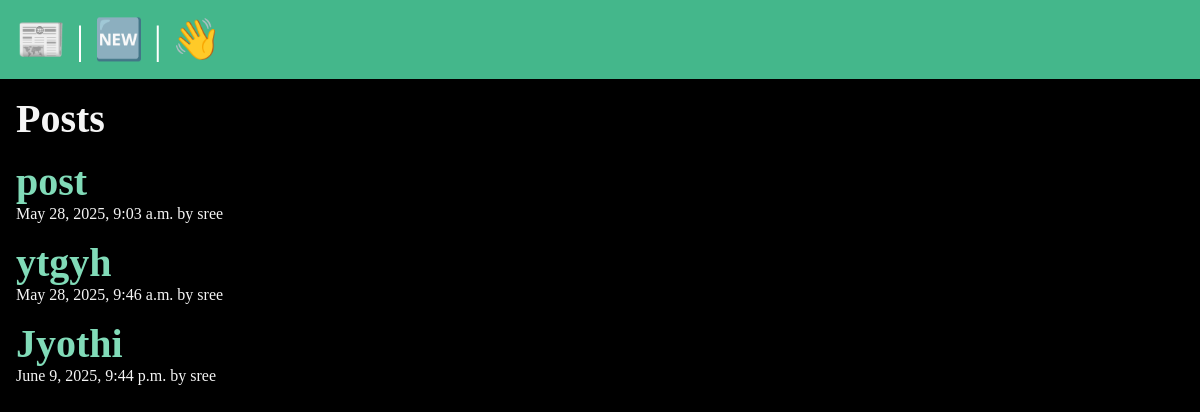
Page /posts/posts_list/ (signed in) on the earlier database version.
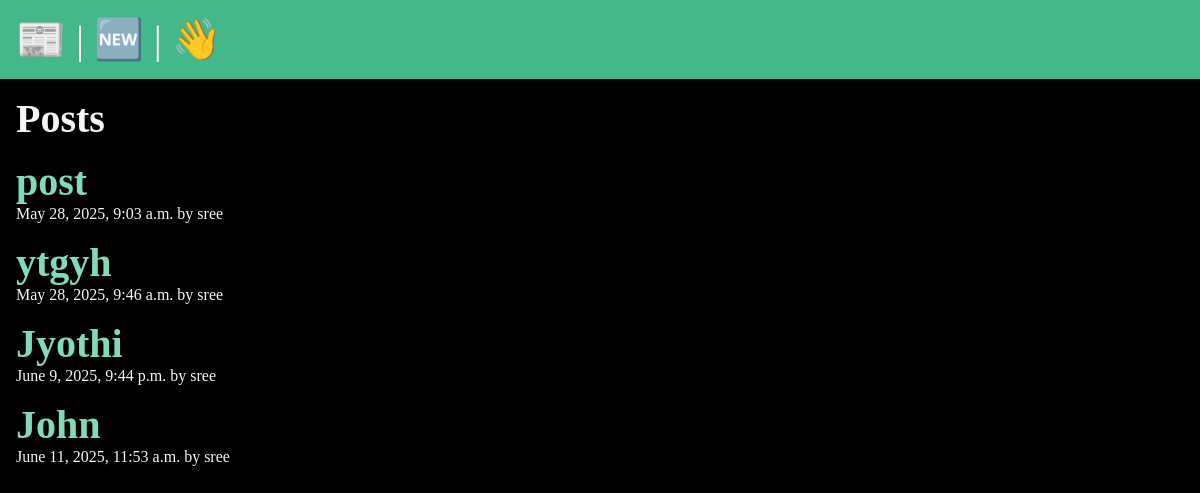
Same page on the later database version.
### posts/models.py (models this page shows, shortened)
class Post(models.Model):
    name = models.CharField(max_length=75)
    author = models.ForeignKey(User, on_delete=models.CASCADE, default=None)
    client = models.ForeignKey(Client, on_delete=models.CASCADE, null=True, blank=True)
    any_file = models.FileField(upload_to='pdfs/', default=None, blank=True)
    date = models.DateTimeField(default=timezone.now)
    slug = models.SlugField(unique=True, blank=True)

### posts/views.py (the view)
# urls.py: path('posts_list/', views.posts_list_view, name="list"),
@login_required
def posts_list_view(request):
    user_posts = Post.objects.filter(author=request.user)
    return render(request, 'posts/posts_list.html', {'posts': user_posts})

### posts/templates/posts/posts_list.html (shortened to what this page needs)
{% extends 'layout.html' %}
{% block content %}
    <section>
    <h1>Posts</h1>
    {% for post in posts %}
        <article class="post">
            <h2>
                <a href="{%  url 'posts:view' slug=post.slug %}">
                    {{ post.name }}
                </a>
            </h2>
            <p>{{ post.date }} by {{ post.author }}</p>
        </article>
    {% endfor %}
</section>
{% endblock %}

### templates/layout.html (shortened to what this page needs)
<!DOCTYPE html>
{% load static %}
<html lang="en">
<head>
    <link rel="stylesheet" href="{% static 'styles.css' %}">
</head>
<body>
    <nav>
        {% if not user.is_authenticated %}
        <a href="/">
            <span role="img" aria-label="Home" title="Home">🏠</span>
        </a>
        {% else %}
        <a href="{% url 'posts:list' %}">
            <span role="img" aria-label="Posts" title="Posts">📰</span>
        </a> |
        <a href="{% url 'posts:create' %}">
            <span role="img" aria-label="New Post" title="New Post">🆕</span>
        </a> |
        <form class="logout" action="{% url 'clients:logout' %}" method="post">
            <button class="logout-button" aria-label="User Logout" title="User Logout">👋</button>
        </form>
        {% endif %}
    </nav>
    <main>
        {% block content %}
        {% endblock %}
    </main>
</body>
</html>

Differences in the rows shown:
added Post: name "John", date "June 11, 2025, 11:53 a.m.", author "sree"
